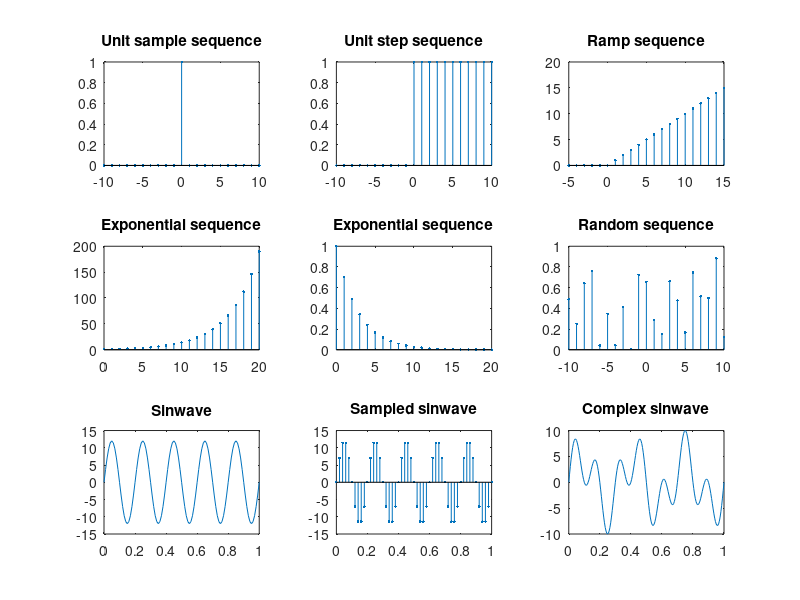

Recreate this plot in MATLAB.
clc; #... Clear command line
clear all; #... Clear variables
close all; #... Clear figures

#... Examples of various sequences

#... Unit smaple sequence
point = 21;
unitSample = zeros(1, point);
unitSample(11) = 1;
n = -10:1:10;
subplot(3, 3, 1);
stem(n, unitSample, ".");
title("Unit sample sequence");

#... Unit step sequence
point = 21;
unitStep = zeros(1, 10);
unitStep = [unitStep ones(1, 11)];
n = -10:1:10;
subplot(3, 3, 2);
stem(n, unitStep, ".");
title("Unit step sequence");

#... Ramp sequence
point = 21;
rampSequence = zeros(1, point);
n = -5:1:15;
for i = 6:point
  rampSequence(i) = i - 6;
end
subplot(3, 3, 3);
stem(n, rampSequence, ".");
title("Ramp sequence");

#... Exponential sequence
point = 20;
n = 0:point;
expoSeq = 1.3.^(n);
subplot(3, 3, 4);
stem(n, expoSeq, ".");
title("Exponential sequence");

expoSeq = 0.7.^(n);
subplot(3, 3, 5);
stem(n, expoSeq, ".");
title("Exponential sequence");

#... Random sequence
point = 21;
n = -10:1:10;
randomSeq = rand(1, point);
subplot(3, 3, 6);
stem(n, randomSeq, ".");
title("Random sequence");

#... Analog sinwave
f = 5; #... Frequency(Hz)
a = 12; #... Amplidude
t = 0:0.01:1; #... Continuous time
sinSeq = a*sin(2*pi*f*t);
subplot(3, 3, 7);
plot(t, sinSeq);
title("Sinwave");

#... Digital sinwave
fs = 50; #... Sampling frequency
n = 0:1/fs:1; #... Samples
sampledSeq = a*sin(2*pi*f*n);
subplot(3, 3, 8);
stem(n, sampledSeq, ".");
title("Sampled sinwave");

#... Complex sinwave
t = 0:0.005:1;
#... Combination of two sinewave
complexSeq = 5*sin(2*pi*3*t)+5*sin(2*pi*7*t);
subplot(3,3,9);
plot(t, complexSeq);
title("Complex sinwave");
